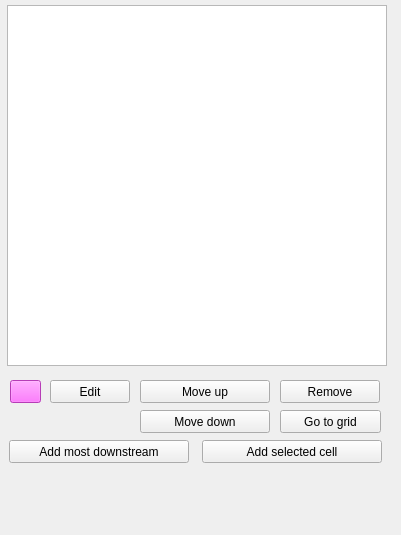
   <widget class="QWidget" name="toolBoxPage2">
    <property name="geometry">
     <rect>
      <x>0</x>
      <y>0</y>
      <width>401</width>
      <height>535</height>
     </rect>
    </property>
    <attribute name="label">
     <string>Watch points</string>
    </attribute>
    <widget class="QTableWidget" name="tbList">
     <property name="geometry">
      <rect>
       <x>7</x>
       <y>5</y>
       <width>380</width>
       <height>361</height>
      </rect>
     </property>
     <property name="selectionBehavior">
      <enum>QAbstractItemView::SelectRows</enum>
     </property>
    </widget>
    <widget class="QPushButton" name="btnColorPicker">
     <property name="geometry">
      <rect>
       <x>10</x>
       <y>380</y>
       <width>31</width>
       <height>23</height>
      </rect>
     </property>
     <property name="styleSheet">
      <string notr="true">background-color: rgb(255, 85, 255);</string>
     </property>
     <property name="text">
      <string/>
     </property>
    </widget>
    <widget class="QPushButton" name="btnEdit">
     <property name="geometry">
      <rect>
       <x>50</x>
       <y>380</y>
       <width>80</width>
       <height>23</height>
      </rect>
     </property>
     <property name="text">
      <string>Edit</string>
     </property>
    </widget>
    <widget class="QPushButton" name="btnGrid">
     <property name="geometry">
      <rect>
       <x>280</x>
       <y>410</y>
       <width>101</width>
       <height>23</height>
      </rect>
     </property>
     <property name="text">
      <string>Go to grid</string>
     </property>
    </widget>
    <widget class="QPushButton" name="btn">
     <property name="geometry">
      <rect>
       <x>9</x>
       <y>440</y>
       <width>180</width>
       <height>23</height>
      </rect>
     </property>
     <property name="text">
      <string>Add most downstream</string>
     </property>
    </widget>
    <widget class="QPushButton" name="btnMoveup">
     <property name="geometry">
      <rect>
       <x>140</x>
       <y>380</y>
       <width>130</width>
       <height>23</height>
      </rect>
     </property>
     <property name="text">
      <string>Move up</string>
     </property>
    </widget>
    <widget class="QPushButton" name="btnRemove">
     <property name="geometry">
      <rect>
       <x>280</x>
       <y>380</y>
       <width>100</width>
       <height>23</height>
      </rect>
     </property>
     <property name="text">
      <string>Remove</string>
     </property>
    </widget>
    <widget class="QPushButton" name="btnAddSelectCell">
     <property name="geometry">
      <rect>
       <x>202</x>
       <y>440</y>
       <width>180</width>
       <height>23</height>
      </rect>
     </property>
     <property name="text">
      <string>Add selected cell</string>
     </property>
    </widget>
    <widget class="QPushButton" name="btnMovedown">
     <property name="geometry">
      <rect>
       <x>140</x>
       <y>410</y>
       <width>130</width>
       <height>23</height>
      </rect>
     </property>
     <property name="text">
      <string>Move down</string>
     </property>
    </widget>
   </widget>
